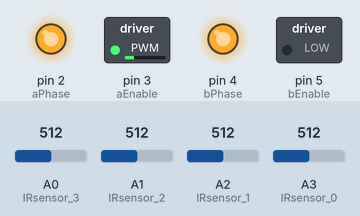
Bench run of a sketch on a simulated Arduino Pro Mini, built with avr-gcc and run on an emulated ATmega328P. Parts: switched loads named in the sketch (green lamp = pin HIGH), output pins drawn as LEDs (lit = HIGH). Inputs (shaded band) come from the test bench; at power-on: A0 (IRsensor_3) = 512, A1 (IRsensor_2) = 512, A2 (IRsensor_1) = 512, A3 (IRsensor_0) = 512. Random numbers use the default seed unless the sketch sets one.

Above: at 3.1 s.
At 10.1 s:
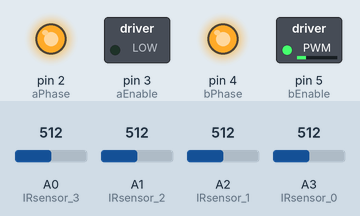
At 37.2 s:
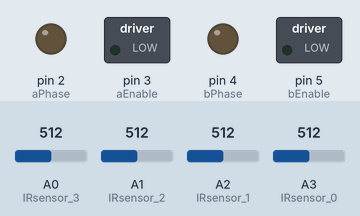
Timing chart, 0 to 40.0 s (numbered marks = the images above):
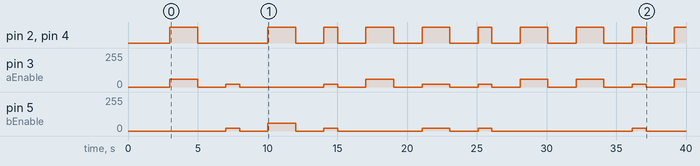

The sketch:

pro_mini.ino
```cpp
#include <SoftwareSerial.h>

//----------------------MOTOR------------------------
#define SPEED 20
#define SPEED_ROTA 57
#define STOP 0
#define STOP_TIME 2000

int aPhase = 2;
int aEnable = 3;
int bPhase = 4;
int bEnable = 5;

int randomNumber, lastRandomNumber;
int randomTime;

//----------------------ESP_DATA---------------------

SoftwareSerial toESP(7,6); //RX, TX

int IRsensor_0 = 17;
int IRsensor_1 = 16;
int IRsensor_2 = 15;
int IRsensor_3 = 14;

int IR0, IR1, IR2, IR3;

unsigned long start;

void setup() {

  //ESP_DATA
  toESP.begin(9600);
  Serial.begin(9600);

  pinMode(IRsensor_0, INPUT);
  pinMode(IRsensor_1, INPUT);
  pinMode(IRsensor_2, INPUT);
  pinMode(IRsensor_3, INPUT);

  //MOTOR
  pinMode(aPhase, OUTPUT);
  pinMode(aEnable, OUTPUT);
  pinMode(bPhase, OUTPUT);
  pinMode(bEnable, OUTPUT);

  digitalWrite(aPhase, LOW);
  digitalWrite(bPhase, LOW);
  analogWrite(aEnable, STOP);
  analogWrite(aEnable, STOP);

  delay(3000);

}

void loop() {

  randomNumber = random(1,5);
  randomTime = random(1,3)*1000;

  if(randomNumber == 1){
    walkForward();
    delay(randomTime);
  }

  else if(randomNumber == 2){
    walkBackward();
    delay(randomTime);
  }

  else if(randomNumber == 3 && lastRandomNumber != 4){
    turnLeft();
    delay(2000);
  }

  else if(randomNumber == 4 && lastRandomNumber != 3){
    turnRight();
    delay(2000);
  }

  walkStop();

  unsigned long now = millis();

  do{
  IR0 = analogRead(IRsensor_0);
  IR1 = analogRead(IRsensor_1);
  IR2 = analogRead(IRsensor_2);
  IR3 = analogRead(IRsensor_3);

  toESP.print(IR0); toESP.print("A");
  toESP.print(IR1); toESP.print("B");
  toESP.print(IR2); toESP.print("C");
  toESP.print(IR3); toESP.print("D");
  toESP.print("\n");

  now = millis();

  }while(now - start <= STOP_TIME);


  lastRandomNumber = randomNumber;

}


// Walk forward function
void walkForward() {

  digitalWrite(aPhase, HIGH);
  digitalWrite(bPhase, HIGH);
  analogWrite(aEnable, SPEED);
  analogWrite(bEnable, SPEED);
}

// Walk backward function
void walkBackward() {

  digitalWrite(aPhase, LOW);
  digitalWrite(bPhase, LOW);
  analogWrite(aEnable, SPEED);
  analogWrite(bEnable, SPEED);
}

// Stop walking function
void walkStop() {
  digitalWrite(aPhase, LOW);
  digitalWrite(bPhase, LOW);
  analogWrite(aEnable, STOP);
  analogWrite(bEnable, STOP);
  start = millis();
}

// Turn right function
void turnRight() {
  digitalWrite(aPhase, HIGH);
  digitalWrite(bPhase, HIGH);
  analogWrite(bEnable, STOP);
  analogWrite(aEnable, SPEED_ROTA);
}

// Turn left function
void turnLeft() {
  digitalWrite(aPhase, HIGH);
  digitalWrite(bPhase, HIGH);
  analogWrite(aEnable, STOP);
  analogWrite(bEnable, SPEED_ROTA);
}
```

Measured:
- by itself, pin 3 (aEnable): 0/255 → 57/255 at 3.0 s, → 0/255 2.0 s later, → 20/255 2.0 s later, → 0/255 1.0 s later, … (19 changes in this stretch)
- by itself, pin 5 (bEnable): 0/255 → 20/255 at 7.0 s, → 0/255 1.0 s later, → 57/255 2.0 s later, → 0/255 2.0 s later, … (12 changes in this stretch)
- by itself, pin 2 (aPhase), pin 4 (bPhase): LOW → HIGH at 3.0 s, → LOW 2.0 s later, → HIGH 5.0 s later, → LOW 2.0 s later, … (19 changes in this stretch)
